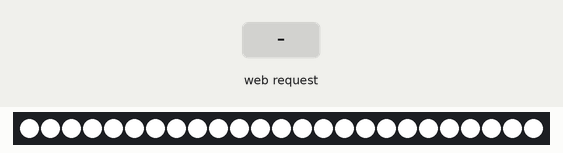
This sketch was run on a simulated ESP32-C3. Parts: 25 RGB LEDs in strip order, left to right. The test bench sets the inputs (shaded band). Dim RGB values are drawn brighter than linear; WiFi joins after 1.5 s; servers stay silent unless stated; EEPROM starts erased; what the sketch prints to the serial monitor is not drawn.

Above: at 4.7 s.
4.8 s: HTTP request GET /api/set_rgb?r=1&g=1&b=1 received
At 5.2 s:
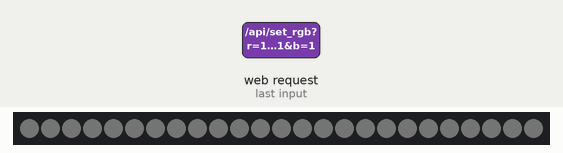
6.3 s: HTTP request GET /api/set_rgb?r=120&g=120&b=120 received
Timing chart, 0 to 9.3 s (numbered marks = the images above; inputs shaded):
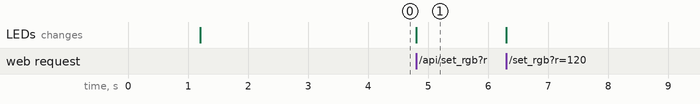

Measured:
- after the input at 4.8 s, the LEDs: change at once (image 1)

The sketch:

matrix_web.ino
```cpp
// (licence header left out)
#include <Arduino.h>
#include <WebServer.h>
#include <ESPmDNS.h>
#include <WiFi.h>
#include "builtinfiles.h"
#include "secrets.h"
#include <Adafruit_NeoPixel.h>
#include <Preferences.h>
#ifdef __AVR__
#include <avr/power.h>  // Required for 16 MHz Adafruit Trinket
#endif

#define PIN D10        // On Trinket or Gemma, suggest changing this to 1
#define NUMPIXELS 25  // Popular NeoPixel ring size

WebServer server(80);
Preferences prefs;
bool connected;
IPAddress localIP;

Adafruit_NeoPixel pixels(NUMPIXELS, PIN, NEO_GRB + NEO_KHZ800);

void setLEDColor(int r, int g, int b) {
  for (int i = 0; i < NUMPIXELS; i++) {  // For each pixel...
    pixels.setPixelColor(i, pixels.Color(r, g, b));
  }
  pixels.show();  // Send the updated pixel colors to the hardware.

  prefs.begin("rgb-led", false);
  prefs.putUInt("red", r);
  prefs.putUInt("green", g);
  prefs.putUInt("blue", b);
  prefs.end();
}

// Serve the HTML page
void handleRoot() {
  server.send(200, "text/html", FPSTR(indexContent));
}

// API to set the color: /api/set_rgb?r=255&g=0&b=0
void handleSetRGB() {
  if (server.hasArg("r") && server.hasArg("g") && server.hasArg("b")) {
    int r = server.arg("r").toInt();
    int g = server.arg("g").toInt();
    int b = server.arg("b").toInt();

    // Serial.println("RGB color request received.");

    setLEDColor(r, g, b);  // Your function to apply RGB to LED
    server.send(200, "text/plain", "OK");
  } else {
    server.send(400, "text/plain", "Missing RGB arguments");
  }
}

void handleNotFound() {
  server.send(404, "text/plain", "Not Found");
}

void connect() {
  if (connected) return;
  // Connect to WiFi
  WiFi.setHostname(HOSTNAME);
  WiFi.mode(WIFI_STA);

  // Use credentials from secrets.h or hardcode here
  // if (strlen(ssid) == 0) WiFi.begin(); else WiFi.begin(ssid, passPhrase);
  WiFi.begin(ssid, passPhrase);  // Assuming secrets.h defines these

  unsigned long timeout = 10*60*1000; // 1 min
  unsigned long time_start = millis();
  unsigned long time_elapsed = millis() - time_start;
  while (WiFi.status() != WL_CONNECTED && time_elapsed < timeout) {
    delay(500);
    time_elapsed = millis() - time_start;
  }

  if (WiFi.status() != WL_CONNECTED) {
    connected = false;
    return;
  }

  localIP = WiFi.localIP();

  if(!MDNS.begin(mdnsName)) {
    while(1){
      delay(1000);
    }
  }

  MDNS.addService("_http", "_tcp", 80);

  // 3. Register Server Handlers
  server.on("/", HTTP_GET, handleRoot);
  server.on("/api/set_rgb", HTTP_GET, handleSetRGB);
  server.onNotFound(handleNotFound);

  server.enableCORS(true);

  // 4. Start Server
  server.begin();
  connected = true;
}

void setup(void) {
  Serial.begin(115200);
  delay(1200);

#if defined(__AVR_ATtiny85__) && (F_CPU == 16000000)
    clock_prescale_set(clock_div_1);
#endif
  pixels.begin();  // INITIALIZE NeoPixel strip object (REQUIRED)
  pixels.clear();
  pixels.setBrightness(255);
  for (int i = 0; i < NUMPIXELS; i++) {  // For each pixel...
    pixels.setPixelColor(i, pixels.Color(255, 255, 255));
  }
  pixels.show();  // Send the updated pixel colors to the hardware.
  delay(500);
  pixels.show();  // Send the updated pixel colors to the hardware.

  prefs.begin("rgb-led", false);  // Open namespace in read/write mode
  int r = prefs.getUInt("red", 255);
  int g = prefs.getUInt("green", 255);
  int b = prefs.getUInt("blue", 255);
  prefs.end();

  setLEDColor(r, g, b);  // Restore last color
  delay(300);
  setLEDColor(r, g, b);  // Restore last color
  Serial.println("\nStarting RGB WebServer...");

  connect();

  if (connected){
    Serial.print("Connected! IP Address: ");
    Serial.println(localIP);
  } else {
    Serial.print("Timeout. Not Connected.");
  }

}

void loop(void) {
  server.handleClient();
}
```

builtinfiles.h
```cpp
// (licence header left out)
/**
 * @file builtinfiles.h
 * @brief HTML content for the RGB Controller
 */

static const char indexContent[] PROGMEM = R"==(
<!doctype html>
<html lang='en'>
<head>
  <meta charset="utf-8">
  <meta name="viewport" content="width=device-width, initial-scale=1">
  <title>ESP32-C3 RGB Control</title>
  <style>
    body { font-family: sans-serif; text-align: center; padding: 20px; }
    input[type="color"] { border: none; width: 100px; height: 100px; cursor: pointer; }
    h1 { color: #333; }
  </style>
</head>
<body>
  <h1>RGB Light Control</h1>
  <p>Select a color below:</p>

  <input type="color" id="picker" value="#000000">

  <p id="status">Current Color: #000000</p>

  <script>
    let picker = document.getElementById('picker');
    let status = document.getElementById('status');

    // Debounce function to prevent flooding the ESP with requests
    let timeout;
    picker.addEventListener("input", function(event) {
        clearTimeout(timeout);
        status.innerText = "Current Color: " + event.target.value;
        timeout = setTimeout(() => {
            updateColor(event.target.value);
        }, 100); // 100ms delay
    }, false);

    function updateColor(hex) {
        // Convert hex to RGB
        let r = parseInt(hex.substring(1, 3), 16);
        let g = parseInt(hex.substring(3, 5), 16);
        let b = parseInt(hex.substring(5, 7), 16);

        // Send to ESP32
        fetch('/api/set_rgb?r=' + r + '&g=' + g + '&b=' + b)
          .then(response => console.log("Color updated"))
          .catch(error => console.error('Error:', error));
    }
  </script>
</body>
</html>
)==";
```

secrets.h
```cpp
#define HOSTNAME "matrix"

const char* mdnsName = HOSTNAME;
const char *ssid = "magic";
const char *passPhrase = "";
```
